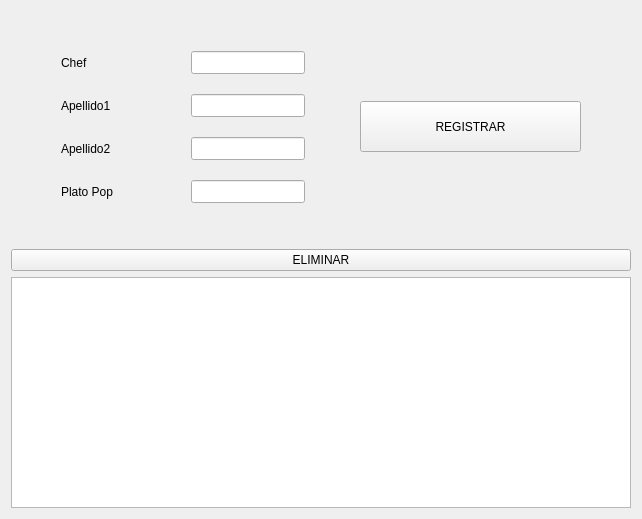
               <widget class="QWidget" name="pagina_clasificacion">
                <layout class="QVBoxLayout" name="verticalLayout_6">
                 <item>
                  <spacer name="verticalSpacer_15">
                   <property name="orientation">
                    <enum>Qt::Vertical</enum>
                   </property>
                   <property name="sizeHint" stdset="0">
                    <size>
                     <width>20</width>
                     <height>40</height>
                    </size>
                   </property>
                  </spacer>
                 </item>
                 <item>
                  <layout class="QHBoxLayout" name="horizontalLayout_23">
                   <item>
                    <spacer name="horizontalSpacer_34">
                     <property name="orientation">
                      <enum>Qt::Horizontal</enum>
                     </property>
                     <property name="sizeHint" stdset="0">
                      <size>
                       <width>40</width>
                       <height>20</height>
                      </size>
                     </property>
                    </spacer>
                   </item>
                   <item>
                    <layout class="QHBoxLayout" name="horizontalLayout_24">
                     <property name="spacing">
                      <number>20</number>
                     </property>
                     <item>
                      <layout class="QVBoxLayout" name="verticalLayout_37">
                       <item>
                        <widget class="QLabel" name="label_32">
                         <property name="minimumSize">
                          <size>
                           <width>110</width>
                           <height>23</height>
                          </size>
                         </property>
                         <property name="text">
                          <string>Chef</string>
                         </property>
                        </widget>
                       </item>
                       <item>
                        <widget class="QLabel" name="label_33">
                         <property name="minimumSize">
                          <size>
                           <width>110</width>
                           <height>23</height>
                          </size>
                         </property>
                         <property name="text">
                          <string>Apellido1</string>
                         </property>
                        </widget>
                       </item>
                       <item>
                        <widget class="QLabel" name="label_34">
                         <property name="minimumSize">
                          <size>
                           <width>110</width>
                           <height>23</height>
                          </size>
                         </property>
                         <property name="text">
                          <string>Apellido2</string>
                         </property>
                        </widget>
                       </item>
                       <item>
                        <widget class="QLabel" name="label_35">
                         <property name="minimumSize">
                          <size>
                           <width>110</width>
                           <height>23</height>
                          </size>
                         </property>
                         <property name="text">
                          <string>Plato Pop</string>
                         </property>
                        </widget>
                       </item>
                      </layout>
                     </item>
                     <item>
                      <layout class="QVBoxLayout" name="verticalLayout_38">
                       <item>
                        <widget class="QLineEdit" name="entry_chefClasif">
                         <property name="minimumSize">
                          <size>
                           <width>114</width>
                           <height>23</height>
                          </size>
                         </property>
                        </widget>
                       </item>
                       <item>
                        <widget class="QLineEdit" name="entry_apellidoClasif">
                         <property name="minimumSize">
                          <size>
                           <width>114</width>
                           <height>23</height>
                          </size>
                         </property>
                        </widget>
                       </item>
                       <item>
                        <widget class="QLineEdit" name="entry_apellido2Clasif">
                         <property name="minimumSize">
                          <size>
                           <width>114</width>
                           <height>23</height>
                          </size>
                         </property>
                        </widget>
                       </item>
                       <item>
                        <widget class="QLineEdit" name="entry_platoPopClasif">
                         <property name="minimumSize">
                          <size>
                           <width>114</width>
                           <height>23</height>
                          </size>
                         </property>
                        </widget>
                       </item>
                      </layout>
                     </item>
                    </layout>
                   </item>
                   <item>
                    <spacer name="horizontalSpacer_35">
                     <property name="orientation">
                      <enum>Qt::Horizontal</enum>
                     </property>
                     <property name="sizeHint" stdset="0">
                      <size>
                       <width>40</width>
                       <height>20</height>
                      </size>
                     </property>
                    </spacer>
                   </item>
                   <item>
                    <layout class="QVBoxLayout" name="verticalLayout_39">
                     <item>
                      <widget class="QPushButton" name="btn_registrarClasif">
                       <property name="minimumSize">
                        <size>
                         <width>221</width>
                         <height>51</height>
                        </size>
                       </property>
                       <property name="text">
                        <string>REGISTRAR</string>
                       </property>
                      </widget>
                     </item>
                    </layout>
                   </item>
                   <item>
                    <spacer name="horizontalSpacer_36">
                     <property name="orientation">
                      <enum>Qt::Horizontal</enum>
                     </property>
                     <property name="sizeHint" stdset="0">
                      <size>
                       <width>40</width>
                       <height>20</height>
                      </size>
                     </property>
                    </spacer>
                   </item>
                  </layout>
                 </item>
                 <item>
                  <spacer name="verticalSpacer_16">
                   <property name="orientation">
                    <enum>Qt::Vertical</enum>
                   </property>
                   <property name="sizeHint" stdset="0">
                    <size>
                     <width>20</width>
                     <height>40</height>
                    </size>
                   </property>
                  </spacer>
                 </item>
                 <item>
                  <widget class="QPushButton" name="btn_eliminarClasif">
                   <property name="minimumSize">
                    <size>
                     <width>595</width>
                     <height>18</height>
                    </size>
                   </property>
                   <property name="text">
                    <string>ELIMINAR</string>
                   </property>
                  </widget>
                 </item>
                 <item>
                  <widget class="QTableWidget" name="tabla_clasificacion">
                   <property name="minimumSize">
                    <size>
                     <width>620</width>
                     <height>231</height>
                    </size>
                   </property>
                  </widget>
                 </item>
                </layout>
               </widget>
